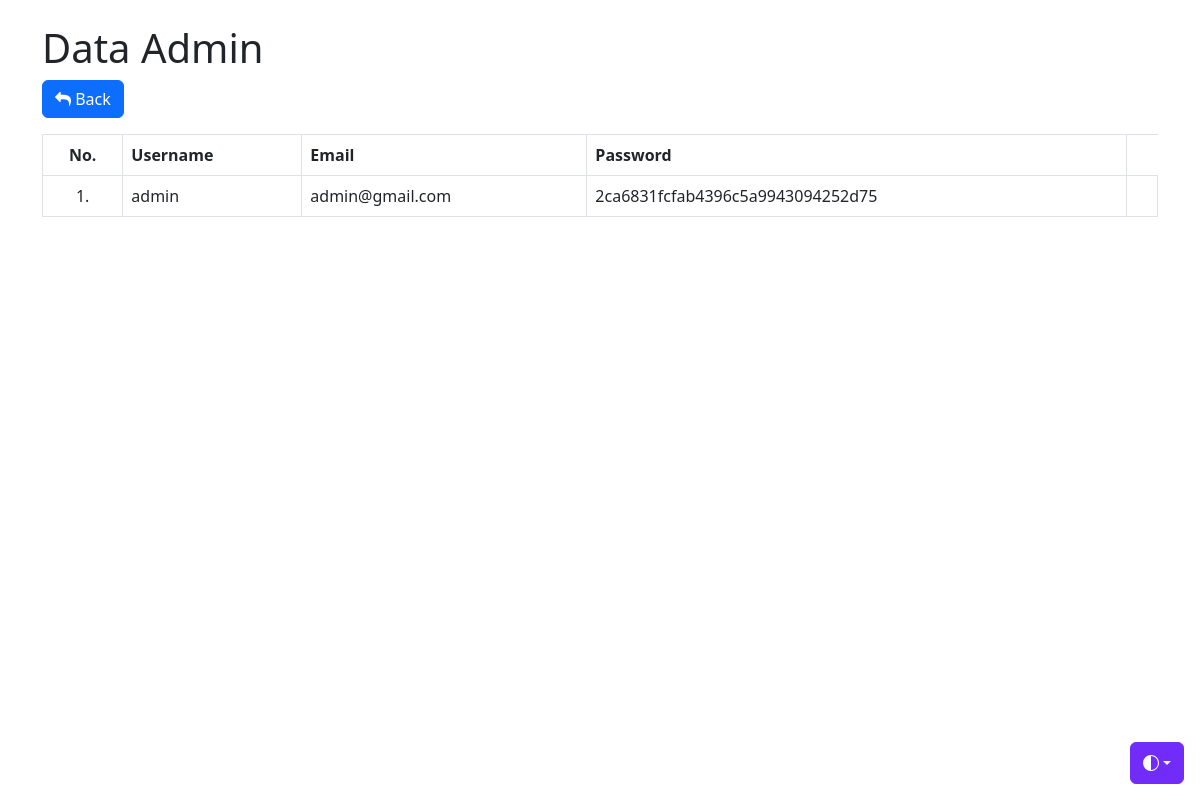
The page /datauser.php on the database its author committed.
### tables this page shows
CREATE TABLE `users` (
  `id` int(11) NOT NULL,
  `username` varchar(255) NOT NULL,
  `email` varchar(255) NOT NULL,
  `password` varchar(255) NOT NULL,
  `level` enum('admin','') DEFAULT NULL
);

### datauser.php (the view, shortened to what this page needs)
<?php
    include 'config.php';
    $query = "SELECT * FROM  users;";
    $sql = mysqli_query($conn, $query);
    $no = 0;
?>
<!DOCTYPE html>
<html lang="en">
<head>
    <link href="css/bootstrap.min.css" rel="stylesheet">
    <link rel="stylesheet" href="fontawesome/css/font-awesome.min.css">
    <link rel ="stylesheet" href="admin/admin.css">
</head>
<body>
<link href="css/sidebars.css"stylesheet">
          <div class="dropdown position-fixed bottom-0 end-0 mb-3 me-3 bd-mode-toggle">
          <button class="btn btn-bd-primary py-2 dropdown-toggle d-flex align-items-center"
                  id="bd-theme"
                  type="button"
                  aria-expanded="false"
                  data-bs-toggle="dropdown"
                  aria-label="Toggle theme (auto)">
            <svg class="bi my-1 theme-icon-active" width="1em" height="1em"><use href="#circle-half"></use></svg>
          </button>
        </div>
 <div class="container">
    <h1 class="mt-4">Data Admin</h1>
    <figure>
    <a href="admin.php" type="button" class="btn btn-primary mb-3">
        <i class="fa fa-reply"></i>
        Back</a>
    <div class="table-responsive">
   <table class="table align-middle table-bordered table-hover">
          <thead>
            <tr>
              <th><center>No.</center></th>
              <th>Username</th>
              <th>Email</th>
              <th>Password</th>
            </tr>
          </thead>
          <tbody>
          <?php
          while($result = mysqli_fetch_assoc($sql)){
          ?>
            <tr>
              <td><center>
              <?php echo ++$no; ?>.
              </center></td>
              <td>
              <?php echo $result['username']; ?>
              </td>
              <td>
              <?php echo $result['email']; ?>
              </td>
              <td>
              <?php echo $result['password']; ?>
              </td>
             <td>
              </td>
              </tr>
              <?php
              }
              ?>
            </tbody>
          </table>
    </div>
</div>
</body>
</html>

### datauser.php (style rules this page uses)
.bi { vertical-align: -.125em; fill: currentColor; }
.btn-bd-primary { --bd-violet-bg: #712cf9; --bd-violet-rgb: 112.520718, 44.062154, 249.437846; --bs-btn-font-weight: 600; --bs-btn-color: var(--bs-white); --bs-btn-bg: var(--bd-violet-bg); --bs-btn-border-color: var(--bd-violet-bg); --bs-btn-hover-color: var(--bs-white); --bs-btn-hover-bg: #6528e0; --bs-btn-hover-border-color: #6528e0; --bs-btn-focus-shadow-rgb: var(--bd-violet-rgb); --bs-btn-active-color: var(--bs-btn-hover-color); --bs-btn-active-bg: #5a23c8; --bs-btn-active-border-color: #5a23c8; }
.bd-mode-toggle { z-index: 1500; }

### rows shown on the page
users: username "admin", email "admin@gmail.com", password "2ca6831fcfab4396c5a9943094252d75"
